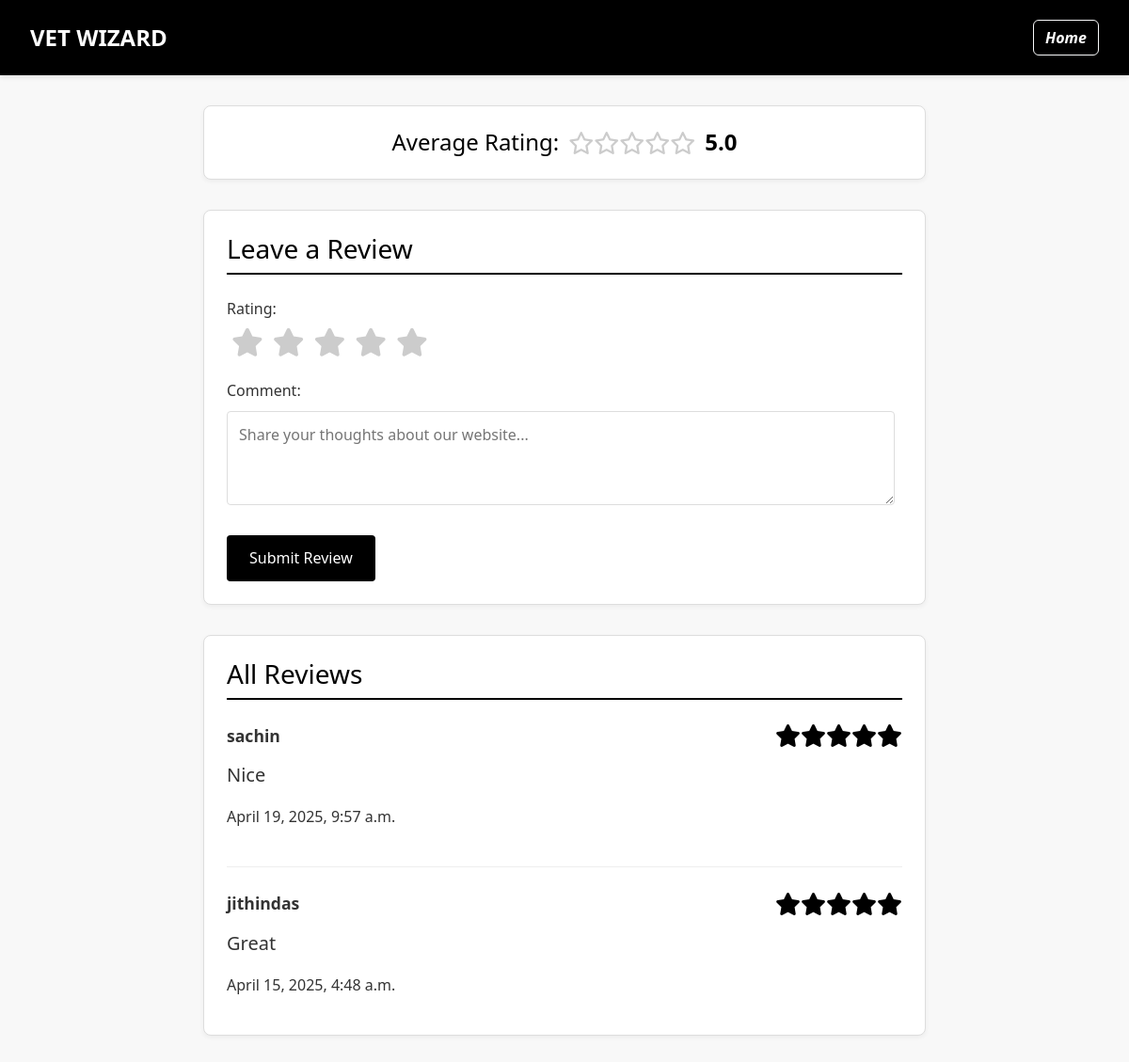
The app's page /admins/reviews/ (signed in) with its own data.
### admins/models.py (models this page shows, shortened)
class WebsiteReview(models.Model):
    user = models.ForeignKey(settings.AUTH_USER_MODEL, on_delete=models.CASCADE)  # The user who submits the review
    rating = models.PositiveIntegerField(default=1)  # Rating between 1-5
    comment = models.TextField(blank=True, null=True)  # Optional review text
    created_at = models.DateTimeField(auto_now_add=True)  # Timestamp of the review
    @classmethod
    def get_average_rating(cls):
        avg = cls.objects.aggregate(models.Avg('rating'))['rating__avg']
        return round(avg, 1) if avg else 0  # Get average rating with 1 decimal place

class User(AbstractUser):
    user_type = models.CharField(max_length=20, choices=[
        ('doctor', 'doctor'),
        ('user', 'user')
    ])
    is_approved=models.BooleanField(default=False,null=True,blank=True)

### admins/views.py (the view, shortened to what this page needs)
# urls.py: path('reviews/', website_reviews, name='website_reviews'),
@login_required
def website_reviews(request):
    reviews = WebsiteReview.objects.all().order_by('-created_at')  # Get all reviews
    avg_rating = WebsiteReview.get_average_rating()  # Get average rating
    return render(request, 'website_reviews.html', {'reviews': reviews, 'avg_rating': avg_rating})

### admins/templates/website_reviews.html (shortened to what this page needs)
<!DOCTYPE html>
<html lang="en">
<head>
    <link rel="stylesheet" href="https://cdnjs.cloudflare.com/ajax/libs/font-awesome/6.0.0-beta3/css/all.min.css">
    <link href="https://cdn.jsdelivr.net/npm/bootstrap@5.3.3/dist/css/bootstrap.min.css" rel="stylesheet">
</head>
<body>
    <nav class="navbar">
        <a href="{% url 'home' %}" class="navbar-brand">VET WIZARD</a>
        <div class="navbar-links">
            {% if request.user.is_superuser %}
                <a class="btn btn-outline-light" href="{% url 'admin' %}"><b><i>Home</i></b></a>
            {% else %}
                <a class="btn btn-outline-light" href="{% url 'user' %}"><b><i>Home</i></b></a>
            {% endif %}
        </div>
    </nav>
    <div class="container">
        <div class="rating-summary">
            <h3 class="avg-rating">
                Average Rating:
                <div class="stars-container">
                    <div class="star-rating">
                        {% with ''|center:5 as range %}
                        {% for _ in range %}
                            {% if forloop.counter <= avg_rating_whole %}
                                <i class="star filled fas fa-star"></i>
                            {% elif forloop.counter == avg_rating_ceil and avg_rating_fraction > 0 %}
                                <i class="star filled fas fa-star-half-alt"></i>
                            {% else %}
                                <i class="star far fa-star"></i>
                            {% endif %}
                        {% endfor %}
                        {% endwith %}
                    </div>
                    <span class="rating-value">{{ avg_rating }}</span>
                </div>
            </h3>
        </div>
        {% if user.is_authenticated %}
        <div class="review-form">
            <h3 class="section-title">Leave a Review</h3>
            <form method="POST">
                <div class="form-group">
                    <label>Rating:</label>
                    <div class="star-input">
                        <label for="star5" class="fas fa-star"></label>
                        <label for="star4" class="fas fa-star"></label>
                        <label for="star3" class="fas fa-star"></label>
                        <label for="star2" class="fas fa-star"></label>
                        <label for="star1" class="fas fa-star"></label>
                    </div>
                </div>
                <div class="form-group me-2">
                    <label for="comment">Comment:</label>
                    <textarea name="comment" placeholder="Share your thoughts about our website..."></textarea>
                </div>
                <button type="submit">Submit Review</button>
            </form>
        </div>
        {% else %}
        <div class="login-prompt">
            <p><a href="{% url 'login' %}">Login</a> to submit a review.</p>
        </div>
        {% endif %}
        <div class="reviews-section">
            <h3 class="section-title">All Reviews</h3>
            {% for review in reviews %}
                <div class="review-item">
                    <div class="review-header">
                        <span class="review-user">{{ review.user.username }}</span>
                        <div class="review-rating">
                            <div class="star-rating">
                                {% with ''|center:5 as range %}
                                {% for _ in range %}
                                    {% if forloop.counter <= review.rating %}
                                        <i class="star filled fas fa-star"></i>
                                    {% else %}
                                        <i class="star far fa-star"></i>
                                    {% endif %}
                                {% endfor %}
                                {% endwith %}
                            </div>
                        </div>
                    </div>
                    <p style="font-size: 20px;">{{ review.comment }}</p>
                    <p>{{ review.created_at }}</p>
                </div>
            {% empty %}
                <p>No reviews yet. Be the first to leave a review!</p>
            {% endfor %}
        </div>
    </div>
</body>
</html>

### admins/templates/website_reviews.html (style rules this page uses)
body { font-family: 'Segoe UI', Tahoma, Geneva, Verdana, sans-serif; margin: 0; padding: 0; color: #333; background-color: #f8f8f8; line-height: 1.6; }
.navbar { background-color: #000; color: #fff; padding: 1rem 2rem; display: flex; justify-content: space-between; align-items: center; box-shadow: 0 2px 5px rgba(0,0,0,0.1); }
.navbar-brand { font-size: 1.5rem; font-weight: bold; text-decoration: none; color: #fff; }
.navbar-links a { color: #fff; text-decoration: none; margin-left: 1.5rem; transition: opacity 0.3s; }
.container { max-width: 800px; margin: 2rem auto; padding: 0 1rem; }
.rating-summary { background-color: #fff; border: 1px solid #ddd; border-radius: 8px; padding: 1.5rem; margin-bottom: 2rem; text-align: center; box-shadow: 0 2px 5px rgba(0,0,0,0.05); }
.avg-rating { font-size: 1.5rem; margin: 0; color: #000; display: flex; align-items: center; justify-content: center; gap: 10px; }
.stars-container { display: inline-flex; align-items: center; }
.star-rating { font-size: 24px; display: inline-flex; }
.star-rating .star { color: #ccc; transition: color 0.2s; }
.star-rating .star.filled { color: #000; }
.review-form { background-color: #fff; border: 1px solid #ddd; border-radius: 8px; padding: 1.5rem; margin-bottom: 2rem; box-shadow: 0 2px 5px rgba(0,0,0,0.05); }
.form-group { margin-bottom: 1.5rem; }
label { display: block; margin-bottom: 0.5rem; font-weight: 500; }
textarea { width: 100%; padding: 0.75rem; border: 1px solid #ddd; border-radius: 4px; font-family: inherit; }
textarea { min-height: 100px; resize: vertical; }
.star-input { display: flex; flex-direction: row-reverse; justify-content: flex-end; }
.star-input label { font-size: 30px; color: #ccc; cursor: pointer; margin: 0 5px; transition: color 0.2s; }
button { background-color: #000; color: #fff; border: none; padding: 0.75rem 1.5rem; border-radius: 4px; cursor: pointer; font-weight: 500; transition: background-color 0.3s; }
.reviews-section { background-color: #fff; border: 1px solid #ddd; border-radius: 8px; padding: 1.5rem; box-shadow: 0 2px 5px rgba(0,0,0,0.05); }
.review-item { padding-bottom: 1.5rem; margin-bottom: 1.5rem; border-bottom: 1px solid #eee; }
.review-item:last-child { border-bottom: none; margin-bottom: 0; padding-bottom: 0; }
.review-header { display: flex; justify-content: space-between; align-items: center; margin-bottom: 0.75rem; }
.review-user { font-weight: bold; font-size: 1.1rem; }
.review-rating { display: flex; align-items: center; }
.section-title { margin-top: 0; margin-bottom: 1.5rem; padding-bottom: 0.5rem; border-bottom: 2px solid #000; color: #000; }
.rating-value { margin-left: 10px; font-weight: bold; }

### records on screen
WebsiteReview: user.username "sachin", rating 5 (drawn), comment "Nice", created_at "April 19, 2025, 9:57 a.m."
WebsiteReview: user.username "jithindas", rating 5 (drawn), comment "Great", created_at "April 15, 2025, 4:48 a.m."

### other values on screen
{{ avg_rating }} "5.0"
